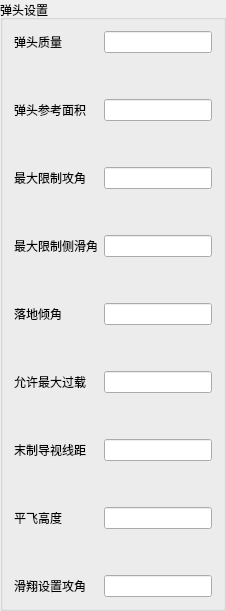
              <widget class="QGroupBox" name="groupBox_5">
               <property name="sizePolicy">
                <sizepolicy hsizetype="Expanding" vsizetype="Expanding">
                 <horstretch>0</horstretch>
                 <verstretch>0</verstretch>
                </sizepolicy>
               </property>
               <property name="title">
                <string>弹头设置</string>
               </property>
               <layout class="QVBoxLayout" name="verticalLayout_6">
                <item>
                 <layout class="QGridLayout" name="gridLayout_4">
                  <item row="12" column="1">
                   <widget class="QLineEdit" name="teminalGuiad_Visual">
                    <property name="sizePolicy">
                     <sizepolicy hsizetype="Minimum" vsizetype="Fixed">
                      <horstretch>0</horstretch>
                      <verstretch>0</verstretch>
                     </sizepolicy>
                    </property>
                   </widget>
                  </item>
                  <item row="16" column="1">
                   <widget class="QLineEdit" name="angle_Glide">
                    <property name="sizePolicy">
                     <sizepolicy hsizetype="Minimum" vsizetype="Fixed">
                      <horstretch>0</horstretch>
                      <verstretch>0</verstretch>
                     </sizepolicy>
                    </property>
                   </widget>
                  </item>
                  <item row="8" column="1">
                   <widget class="QLineEdit" name="dipAngel">
                    <property name="sizePolicy">
                     <sizepolicy hsizetype="Minimum" vsizetype="Fixed">
                      <horstretch>0</horstretch>
                      <verstretch>0</verstretch>
                     </sizepolicy>
                    </property>
                   </widget>
                  </item>
                  <item row="0" column="1">
                   <widget class="QLineEdit" name="dantou_mass">
                    <property name="sizePolicy">
                     <sizepolicy hsizetype="Minimum" vsizetype="Fixed">
                      <horstretch>0</horstretch>
                      <verstretch>0</verstretch>
                     </sizepolicy>
                    </property>
                   </widget>
                  </item>
                  <item row="10" column="1">
                   <widget class="QLineEdit" name="load_MAX">
                    <property name="sizePolicy">
                     <sizepolicy hsizetype="Minimum" vsizetype="Fixed">
                      <horstretch>0</horstretch>
                      <verstretch>0</verstretch>
                     </sizepolicy>
                    </property>
                   </widget>
                  </item>
                  <item row="12" column="0">
                   <widget class="QLabel" name="label_29">
                    <property name="font">
                     <font>
                      <family>微软雅黑</family>
                      <pointsize>9</pointsize>
                      <weight>50</weight>
                      <bold>false</bold>
                     </font>
                    </property>
                    <property name="text">
                     <string>末制导视线距</string>
                    </property>
                    <property name="buddy">
                     <cstring>teminalGuiad_Visual</cstring>
                    </property>
                   </widget>
                  </item>
                  <item row="6" column="1">
                   <widget class="QLineEdit" name="gama_MAX">
                    <property name="sizePolicy">
                     <sizepolicy hsizetype="Minimum" vsizetype="Fixed">
                      <horstretch>0</horstretch>
                      <verstretch>0</verstretch>
                     </sizepolicy>
                    </property>
                   </widget>
                  </item>
                  <item row="14" column="0">
                   <widget class="QLabel" name="label_30">
                    <property name="font">
                     <font>
                      <family>微软雅黑</family>
                      <pointsize>9</pointsize>
                      <weight>50</weight>
                      <bold>false</bold>
                     </font>
                    </property>
                    <property name="text">
                     <string>平飞高度</string>
                    </property>
                    <property name="buddy">
                     <cstring>horizonFlight_H</cstring>
                    </property>
                   </widget>
                  </item>
                  <item row="4" column="0">
                   <widget class="QLabel" name="label_25">
                    <property name="font">
                     <font>
                      <family>微软雅黑</family>
                      <pointsize>9</pointsize>
                      <weight>50</weight>
                      <bold>false</bold>
                     </font>
                    </property>
                    <property name="text">
                     <string>最大限制攻角</string>
                    </property>
                    <property name="buddy">
                     <cstring>alpha_MAX</cstring>
                    </property>
                   </widget>
                  </item>
                  <item row="0" column="0">
                   <widget class="QLabel" name="label_23">
                    <property name="font">
                     <font>
                      <family>微软雅黑</family>
                      <pointsize>9</pointsize>
                      <weight>50</weight>
                      <bold>false</bold>
                     </font>
                    </property>
                    <property name="text">
                     <string>弹头质量</string>
                    </property>
                    <property name="buddy">
                     <cstring>dantou_mass</cstring>
                    </property>
                   </widget>
                  </item>
                  <item row="6" column="0">
                   <widget class="QLabel" name="label_26">
                    <property name="font">
                     <font>
                      <family>微软雅黑</family>
                      <pointsize>9</pointsize>
                      <weight>50</weight>
                      <bold>false</bold>
                     </font>
                    </property>
                    <property name="text">
                     <string>最大限制侧滑角</string>
                    </property>
                    <property name="buddy">
                     <cstring>gama_MAX</cstring>
                    </property>
                   </widget>
                  </item>
                  <item row="8" column="0">
                   <widget class="QLabel" name="label_27">
                    <property name="font">
                     <font>
                      <family>微软雅黑</family>
                      <pointsize>9</pointsize>
                      <weight>50</weight>
                      <bold>false</bold>
                     </font>
                    </property>
                    <property name="text">
                     <string>落地倾角</string>
                    </property>
                    <property name="buddy">
                     <cstring>dipAngel</cstring>
                    </property>
                   </widget>
                  </item>
                  <item row="4" column="1">
                   <widget class="QLineEdit" name="alpha_MAX">
                    <property name="sizePolicy">
                     <sizepolicy hsizetype="Minimum" vsizetype="Fixed">
                      <horstretch>0</horstretch>
                      <verstretch>0</verstretch>
                     </sizepolicy>
                    </property>
                   </widget>
                  </item>
                  <item row="10" column="0">
                   <widget class="QLabel" name="label_28">
                    <property name="font">
                     <font>
                      <family>微软雅黑</family>
                      <pointsize>9</pointsize>
                      <weight>50</weight>
                      <bold>false</bold>
                     </font>
                    </property>
                    <property name="text">
                     <string>允许最大过载</string>
                    </property>
                    <property name="buddy">
                     <cstring>load_MAX</cstring>
                    </property>
                   </widget>
                  </item>
                  <item row="16" column="0">
                   <widget class="QLabel" name="label_31">
                    <property name="font">
                     <font>
                      <family>微软雅黑</family>
                      <pointsize>9</pointsize>
                      <weight>50</weight>
                      <bold>false</bold>
                     </font>
                    </property>
                    <property name="text">
                     <string>滑翔设置攻角</string>
                    </property>
                    <property name="buddy">
                     <cstring>angle_Glide</cstring>
                    </property>
                   </widget>
                  </item>
                  <item row="2" column="0">
                   <widget class="QLabel" name="label_24">
                    <property name="font">
                     <font>
                      <family>微软雅黑</family>
                      <pointsize>9</pointsize>
                      <weight>50</weight>
                      <bold>false</bold>
                     </font>
                    </property>
                    <property name="text">
                     <string>弹头参考面积</string>
                    </property>
                    <property name="buddy">
                     <cstring>dantou_area</cstring>
                    </property>
                   </widget>
                  </item>
                  <item row="2" column="1">
                   <widget class="QLineEdit" name="dantou_area">
                    <property name="sizePolicy">
                     <sizepolicy hsizetype="Minimum" vsizetype="Fixed">
                      <horstretch>0</horstretch>
                      <verstretch>0</verstretch>
                     </sizepolicy>
                    </property>
                   </widget>
                  </item>
                  <item row="14" column="1">
                   <widget class="QLineEdit" name="horizonFlight_H">
                    <property name="sizePolicy">
                     <sizepolicy hsizetype="Minimum" vsizetype="Fixed">
                      <horstretch>0</horstretch>
                      <verstretch>0</verstretch>
                     </sizepolicy>
                    </property>
                   </widget>
                  </item>
                  <item row="1" column="0">
                   <spacer name="verticalSpacer_2">
                    <property name="orientation">
                     <enum>Qt::Vertical</enum>
                    </property>
                    <property name="sizeType">
                     <enum>QSizePolicy::Expanding</enum>
                    </property>
                    <property name="sizeHint" stdset="0">
                     <size>
                      <width>20</width>
                      <height>40</height>
                     </size>
                    </property>
                   </spacer>
                  </item>
                  <item row="7" column="0">
                   <spacer name="verticalSpacer_15">
                    <property name="orientation">
                     <enum>Qt::Vertical</enum>
                    </property>
                    <property name="sizeHint" stdset="0">
                     <size>
                      <width>20</width>
                      <height>40</height>
                     </size>
                    </property>
                   </spacer>
                  </item>
                  <item row="9" column="0">
                   <spacer name="verticalSpacer_16">
                    <property name="orientation">
                     <enum>Qt::Vertical</enum>
                    </property>
                    <property name="sizeHint" stdset="0">
                     <size>
                      <width>20</width>
                      <height>40</height>
                     </size>
                    </property>
                   </spacer>
                  </item>
                  <item row="5" column="0">
                   <spacer name="verticalSpacer_14">
                    <property name="orientation">
                     <enum>Qt::Vertical</enum>
                    </property>
                    <property name="sizeHint" stdset="0">
                     <size>
                      <width>20</width>
                      <height>40</height>
                     </size>
                    </property>
                   </spacer>
                  </item>
                  <item row="3" column="0">
                   <spacer name="verticalSpacer_13">
                    <property name="orientation">
                     <enum>Qt::Vertical</enum>
                    </property>
                    <property name="sizeHint" stdset="0">
                     <size>
                      <width>20</width>
                      <height>40</height>
                     </size>
                    </property>
                   </spacer>
                  </item>
                  <item row="11" column="0">
                   <spacer name="verticalSpacer_17">
                    <property name="orientation">
                     <enum>Qt::Vertical</enum>
                    </property>
                    <property name="sizeHint" stdset="0">
                     <size>
                      <width>20</width>
                      <height>40</height>
                     </size>
                    </property>
                   </spacer>
                  </item>
                  <item row="13" column="0">
                   <spacer name="verticalSpacer_18">
                    <property name="orientation">
                     <enum>Qt::Vertical</enum>
                    </property>
                    <property name="sizeHint" stdset="0">
                     <size>
                      <width>20</width>
                      <height>40</height>
                     </size>
                    </property>
                   </spacer>
                  </item>
                  <item row="15" column="0">
                   <spacer name="verticalSpacer_19">
                    <property name="orientation">
                     <enum>Qt::Vertical</enum>
                    </property>
                    <property name="sizeHint" stdset="0">
                     <size>
                      <width>20</width>
                      <height>40</height>
                     </size>
                    </property>
                   </spacer>
                  </item>
                 </layout>
                </item>
               </layout>
              </widget>
